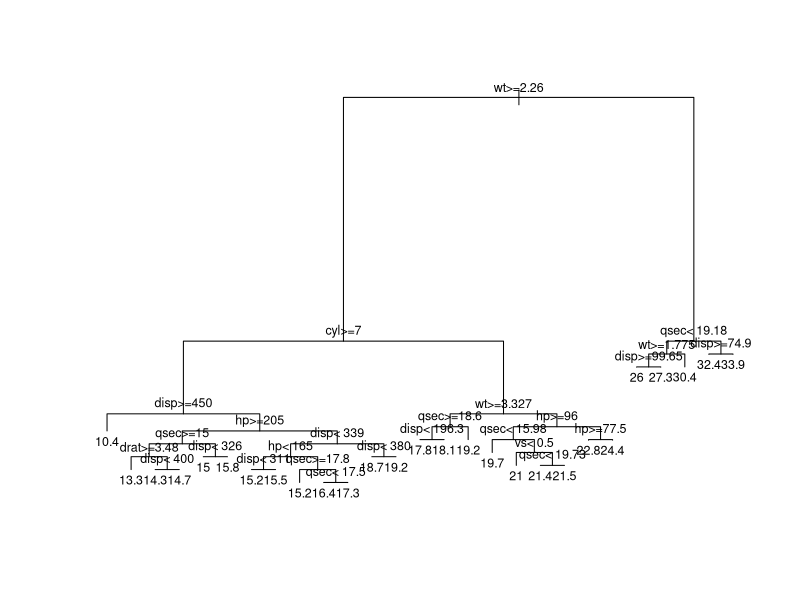

Source code (R): (Note: this script raises an error after producing the figure.)
library(rpart)
?rpart

# Note: Depending on the vector (numeric or factor)
#          rpart decides to perform regression or classification

data(mtcars)
View(mtcars)
Y = mtcars$mpg # Response
X = mtcars[, -1] # Predictor
T = rpart(Y~., data=X)
T$frame
# With small amount of minsplit, overfitting is present 
T = rpart(Y~., data=X, control = rpart.control(minsplit = 2, cp = 10^(-15)))
names(T)
A = T[[1]]
A
w=which(A[,1]=='<leaf>')
as.vector(w)
A[,1]
B = A[w,]
B

plot(T)
# Parameters used in CART
T[[8]]
# Importance Variables
T[[12]]
text(T, cex=0.75)
par(mar=c(5.1,4.1,4.1,2.1))
par(mfrow=c(1,1))
par(mfrow=c(2,2))
T
hY = predict(T)
hY
error = 1/nrow(mtcars) * sum((Y-hY)^2)
error
names(T)
summary(T)
T$frame

x = iris[,-5]
y = iris[,5]
Yn = as.numeric(y)
Yn
r = rpart(y~., data=x)
# Note: loss contains number of misclassification
#       (yprob): posterior probability
1/nrow(X)*sum(y!=predict(r,type="class"))

names(r)
rpart(y~., data=x, control = rpart.control(minsplit = 2))

##### Excercises: Create a matrix X where #####
#   - The first column contains 1000 observation Normal(2, sqrt(0.1))
#   - The second column is associated to Exponential(0.2)
#   - The third one is associated to Binomial(5, 0.7)
#   - The variable 4 Normal(-2,0.05)
#   - The variable 5 Binomial(4, 0.2)
#   - The variable 6 N(-1, 0.1)
#   - The variable 7 N(1,0.1)
#   - The variable 8 B(0.5)
#   Y = 2 - 5 * V5 + 4 * V2 if X8 = 0 
#       -3 + 2 * V1 - 7 * V3 if X8 = 1
#       noise e = N(0,1)

V1 = rnorm(mean=2, sd=sqrt(0.1), n=1000)
V2 = rexp(n=1000, rate=0.2)
V3 = rbinom(size=5, prob=0.7, n=1000)
V4 = rnorm(mean=-2, sd =.05, n =1000)
V5 = rbinom(size=4, prob=0.2, n=1000)
V6 = rnorm(mean=-1, sd=sqrt(.1), n=1000)
V7 = rnorm(mean=1, sd=sqrt(.1), n=1000)
V8 = rbinom(size=1,prob=0.5, n=1000)
e = rnorm(mean=0, sd=1, n=1000)
X = cbind(V1, V2, V3, V4, V5, V6, V7, V8)
X = as.data.frame(X)
View(X)

if (X[,8]==0) {
    Y = 2 - 5 * V5 + 4 * V2 + e
} else {
    Y = -3 + 2 * V1 - 7 * V3 +e
}
Y = (2 - 5*V5 + 4*V2 + e) * (X[,8]==0) + (-3 + 2*V1 - 7*V3 + e) * (X[,8]==1)
class(Y)
Y

#   Q1: Run CART algorithm to explain Y thanks to all the variables
#       Look at the variable importance object
R = rpart(Y~., data=X)
R
T = rpart(Y~., data=X, control = rpart.control(minsplit = 2, cp = 10^(-15)))
T$variable.importance
T1 = prune(T, cp = 0.1) 
T1

#   Q2: Create Y1 which is defined by:
#       Y1 = 1 if Y < Q1 (first Quantile of Y)
#       Y1 = 2 if Q1 < Y < Q2
#       Y1 = 3 if Q2 < y < Q3
#       Y1 = 4 if Y > Q4
#       Run the CART algorithm to explain Y1 thanks to X1 & X8
s=summary(Y)
Q1 = s[2]
Q2 = s[3]
Q3 = s[5]
Y1 = 1 * (Y<Q1) + 2 * (Y>Q1)*(Y<Q2) + 3 * (Y>Q2)*(Y<Q3) + 4 * (Y>Q3)
Y1[1:10]
Y1a = as.factor(Y1) # Posterior
Y1a
Ta = rpart(Y1a~., X, control = rpart.control(minsplit = 2, cp = 10^(-15))) 
Ta
error = 1/1000*sum((Y1a!=predict(Ta,type='class')))
error
predict(Ta,type='class')
length(unique(Y))
Ta[[12]]
A = Ta[[1]]
B = A[which(A[,1]=="<leaf>"),]
B
# Deviance = 0 
sum(B[,4])

#   Q3: Repeat Q1 & Q3 but you transform V3 & V5 into quanlitative variables
X[,3] = as.factor(X[,3])
X[,5] = as.factor(X[,5])
str(X)
# Note: when transforming to level, pay attention to label() and levels() 
# in factor to indicate the right order of modality

H = hist(Y1, breaks = c(1,2,3,4))
H
Y2 = rpart(Y1~., X)
Y2
plot(Y2)
text(Y2)

#   Q4: Repeat Q1 with initial variables (no more qualitative variables), but 
#       create 5 bootstrap samples (replace=TRUE)
V3 = rbinom(size=24, prob=0.75, n=1000)
V3 = as.factor(V3)
V3
X$V3 = V3

Y3 = rpart(Y1~., X, control = rpart.control(minsplit = 2, cp = 10^(-15)))
Y3

#### Bootstrap ####
u = 1: 1000
u1 = sample(u, 1000, replace = TRUE)
u2 = sample(u, 1000, replace = TRUE)

X1 = X[u1,]
Y11 = Y1[u1]
T41 = rpart(Y11~., X1)
plot(T41)
v1 = sort(u1)

X2 = X[u2,]
Y12 = Y1[u2]
T42 = rpart(Y12~., X2)
plot(T42)
v2 = sort(u2)

# Check the duplication (>=1) caused by replacement
k=0
for (i in 1:1000) {
    a = v1[i]
    b = (v2 == a)
    if (sum(b)>=1) k=k+1
}
k

# Example
X1 = c(1.2, 1.4, .5, .3)
X2 = c(1, .3, -.2, 0)
X = as.data.frame(cbind(X1, X2))
X
Y = c('a', 'a', 'b', 'b')
Y = as.factor(Y)
class(Y)
rpart(Y~., X, control = rpart.control(minsplit = 2, cp = 10^(-20)))

# Sampling
u = 1:100
sample(u, 50)
sample(u, 101)
sample(u, 101, replace = TRUE)
u1 = sample(u, 20, replace = TRUE)
u1
length(unique(u1))

options(digit = 8)
Yi = as.factor(iris[,5])
Xi = iris[,-5]
Ri = rpart(Yi~., Xi, control = rpart.control(minsplit = 2, cp = 10^(-15)))
names(Ri)
Ri$cptable
printcp(Ri)
plotcp(Ri)
par(mfrow = c(1,1))
summary(Ri)
names(Ri)
Ri[[4]]
Ri[[5]]
# Note: error: learning error from training data, 
#              normalized byRoot node error: 100/150 = 0.6666667
#              e.g. for 2nd node (nsplit=1): 50/150 / (100/150)
#       xerror: cross-validation error
#       xstd: std associated to xerror

help.start()
#### Missing data ####
data("airquality")
View(airquality)
A = airquality
head(A)
dim(A)
s = sum(is.na(airquality))
s
a = is.na(A[,1])
B = which(a=='TRUE')
length(B)
A1 = A[-B,]
dim(A1)
X = A1[,-1]
Y = A1[, 1]
Ozone = rpart(Y~., X, control = rpart.control(minsplit = 2, cp = 10^(-15)))
plot(Ozone)
text(Ozone)
summary(Ozone)
X
which(is.na(X[,1]=='TRUE'))  # Give the number of the N.A. line 
pY = predict(Ozone)
class(pY)

Ozone = rpart(Y~., X, control = rpart.control(minsplit = 50, cp = 10^(-15)))
plot(Ozone)
text(Ozone)
summary(Ozone)
# Primary Splits: Taking best alternative
# Surrogate splits: Dealing with NA data: Taking the best divisions
#                   (e.g. given the missing data of Temp)
#       - Due to adding prior data

#### Bagging #### 
bag <- function(X, Y, K, Xp) {
    # Construction of K bootstrap samples
    n = nrow(X)
    sP = data.frame(rep(0, nrow(X)))
    for (i in 1:K) {
        u = 1:n
        v = sample(u, n, replace = TRUE)
        Xb = X[v, ]
        Yb = Y[v]
        # Xb and Yb are the new data
        
        # Determine the maximal tree
        T = rpart(Yb ~., Xb, control = rpart.control(minsplit = 2, cp = 10^(-15)))
    
        # Selection 
        Tcp = T$cptable
        cverror = Tcp[, 4]  # Cross-validation error
        mcv = min(cverror)
        loc = which(cverror==mcv)
        thres = min(Tcp[loc, 4] + Tcp[loc, 5])  # Set threshold
        xcv = 1*(cverror<=thres)  # Find all the xerror < threshold
        xb = min(which(xcv == 1))  # Index of the smallest xerror
        cpb = Tcp[xb, 1]  # cp of the smallest xerror
        Tf = prune(T, cp=cpb)  # Cut tree at that point
        plot(Tf)
    
        # Make the distinguishment between classification and regression
        if  (is.factor(Y)) {
            # Classification 
            P = predict(Tf, Xp, type = 'class')  # Make prediction on new data
            sP = cbind(sP, P)
        } else {
            # Regression
            P = predict(Tf, Xp)
            sP = cbind(sP, P)
        }
        
        P = sP[, -1]  # Suppress the first column of initiation = 0 
        
        # Aggregation
        if (is.factor(Y)) {
            # Classification
            lev = levels(Y)
            nlev = length(lev)
            predict = c()
            a = c()
            for (i in 1:nrow(Xp)) {
                for (j in 1:nlev) {
                    a = c(a, length(which(X[i,] == lev[j])))
                }
                b = which(a==max(a)) - 1  # index of maximum
                predict = c(predict, lev[b])
            }
            
        } else {
            # Regression
            apply(P, 1, mean)
        }
    }
    bag = predict
}

data(mtcars)
Y = mtcars[,1]
X = mtcars[,-1]
K = 2  # K small -> Large Variance among difference test set 
K = 500
A = bag(X, Y, K, X[1:2,])
A = bag(X, Y, K, X)
    
